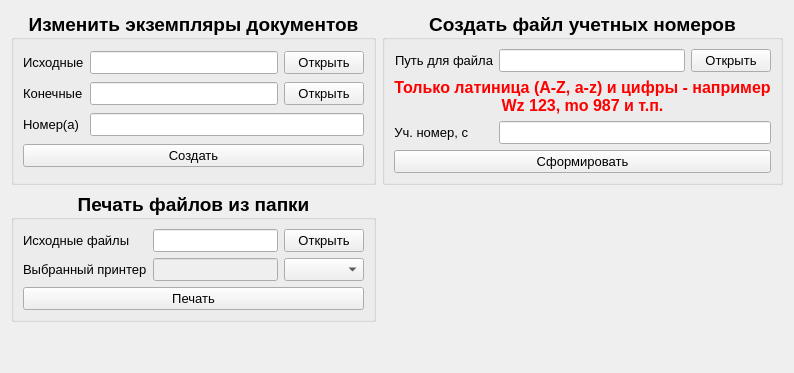
      <widget class="QWidget" name="module">
       <attribute name="title">
        <string>Дополнительные модули</string>
       </attribute>
       <layout class="QGridLayout" name="gridLayout_30">
        <item row="2" column="1">
         <spacer name="verticalSpacer_2">
          <property name="orientation">
           <enum>Qt::Vertical</enum>
          </property>
          <property name="sizeHint" stdset="0">
           <size>
            <width>20</width>
            <height>40</height>
           </size>
          </property>
         </spacer>
        </item>
        <item row="1" column="0">
         <widget class="QGroupBox" name="groupBox_print_files">
          <property name="font">
           <font>
            <pointsize>14</pointsize>
            <weight>75</weight>
            <bold>true</bold>
           </font>
          </property>
          <property name="title">
           <string>Печать файлов из папки</string>
          </property>
          <property name="alignment">
           <set>Qt::AlignCenter</set>
          </property>
          <layout class="QGridLayout" name="gridLayout_7">
           <item row="0" column="0">
            <widget class="QLabel" name="label_print_files">
             <property name="sizePolicy">
              <sizepolicy hsizetype="Fixed" vsizetype="Preferred">
               <horstretch>0</horstretch>
               <verstretch>0</verstretch>
              </sizepolicy>
             </property>
             <property name="font">
              <font>
               <pointsize>10</pointsize>
               <weight>50</weight>
               <bold>false</bold>
              </font>
             </property>
             <property name="text">
              <string>Исходные файлы</string>
             </property>
            </widget>
           </item>
           <item row="2" column="0">
            <widget class="QLabel" name="label_module_printer">
             <property name="sizePolicy">
              <sizepolicy hsizetype="Fixed" vsizetype="Preferred">
               <horstretch>0</horstretch>
               <verstretch>0</verstretch>
              </sizepolicy>
             </property>
             <property name="font">
              <font>
               <pointsize>10</pointsize>
               <weight>50</weight>
               <bold>false</bold>
              </font>
             </property>
             <property name="text">
              <string>Выбранный принтер</string>
             </property>
            </widget>
           </item>
           <item row="0" column="3">
            <widget class="QPushButton" name="pushButton_module_path_print_files_dir">
             <property name="sizePolicy">
              <sizepolicy hsizetype="Fixed" vsizetype="Fixed">
               <horstretch>0</horstretch>
               <verstretch>0</verstretch>
              </sizepolicy>
             </property>
             <property name="font">
              <font>
               <pointsize>10</pointsize>
               <weight>50</weight>
               <bold>false</bold>
              </font>
             </property>
             <property name="text">
              <string>Открыть</string>
             </property>
            </widget>
           </item>
           <item row="3" column="0" colspan="4">
            <widget class="QPushButton" name="pushButton_module_print_files">
             <property name="font">
              <font>
               <pointsize>10</pointsize>
               <weight>50</weight>
               <bold>false</bold>
              </font>
             </property>
             <property name="text">
              <string>Печать</string>
             </property>
            </widget>
           </item>
           <item row="0" column="1" colspan="2">
            <widget class="QLineEdit" name="lineEdit_module_path_print_files_dir">
             <property name="sizePolicy">
              <sizepolicy hsizetype="Preferred" vsizetype="Fixed">
               <horstretch>0</horstretch>
               <verstretch>0</verstretch>
              </sizepolicy>
             </property>
             <property name="font">
              <font>
               <pointsize>10</pointsize>
               <weight>50</weight>
               <bold>false</bold>
              </font>
             </property>
            </widget>
           </item>
           <item row="2" column="1" colspan="3">
            <layout class="QHBoxLayout" name="horizontalLayout_4">
             <item>
              <widget class="QLineEdit" name="lineEdit_module_printer">
               <property name="enabled">
                <bool>false</bool>
               </property>
               <property name="font">
                <font>
                 <pointsize>10</pointsize>
                 <weight>50</weight>
                 <bold>false</bold>
                </font>
               </property>
              </widget>
             </item>
             <item>
              <widget class="QComboBox" name="comboBox_module_select_printer">
               <property name="sizePolicy">
                <sizepolicy hsizetype="Expanding" vsizetype="Fixed">
                 <horstretch>0</horstretch>
                 <verstretch>0</verstretch>
                </sizepolicy>
               </property>
               <property name="font">
                <font>
                 <pointsize>10</pointsize>
                 <weight>50</weight>
                 <bold>false</bold>
                </font>
               </property>
              </widget>
             </item>
            </layout>
           </item>
          </layout>
         </widget>
        </item>
        <item row="2" column="0">
         <spacer name="verticalSpacer">
          <property name="orientation">
           <enum>Qt::Vertical</enum>
          </property>
          <property name="sizeHint" stdset="0">
           <size>
            <width>20</width>
            <height>40</height>
           </size>
          </property>
         </spacer>
        </item>
        <item row="0" column="1">
         <widget class="QGroupBox" name="groupBox_account_number">
          <property name="font">
           <font>
            <pointsize>14</pointsize>
            <weight>75</weight>
            <bold>true</bold>
           </font>
          </property>
          <property name="title">
           <string>Создать файл учетных номеров</string>
          </property>
          <property name="alignment">
           <set>Qt::AlignCenter</set>
          </property>
          <layout class="QGridLayout" name="gridLayout_32">
           <item row="0" column="3">
            <widget class="QPushButton" name="pushButton_module_path_account_dir">
             <property name="sizePolicy">
              <sizepolicy hsizetype="Fixed" vsizetype="Fixed">
               <horstretch>0</horstretch>
               <verstretch>0</verstretch>
              </sizepolicy>
             </property>
             <property name="font">
              <font>
               <pointsize>10</pointsize>
               <weight>50</weight>
               <bold>false</bold>
              </font>
             </property>
             <property name="text">
              <string>Открыть</string>
             </property>
            </widget>
           </item>
           <item row="2" column="0">
            <widget class="QLabel" name="label_module_account_number">
             <property name="sizePolicy">
              <sizepolicy hsizetype="Fixed" vsizetype="Preferred">
               <horstretch>0</horstretch>
               <verstretch>0</verstretch>
              </sizepolicy>
             </property>
             <property name="font">
              <font>
               <pointsize>10</pointsize>
               <weight>50</weight>
               <bold>false</bold>
              </font>
             </property>
             <property name="text">
              <string>Уч. номер, с</string>
             </property>
             <property name="alignment">
              <set>Qt::AlignRight|Qt::AlignTrailing|Qt::AlignVCenter</set>
             </property>
            </widget>
           </item>
           <item row="0" column="1" colspan="2">
            <widget class="QLineEdit" name="lineEdit_module_path_account_finish_dir">
             <property name="font">
              <font>
               <pointsize>10</pointsize>
               <weight>50</weight>
               <bold>false</bold>
              </font>
             </property>
            </widget>
           </item>
           <item row="0" column="0">
            <widget class="QLabel" name="label_account_path_dir">
             <property name="sizePolicy">
              <sizepolicy hsizetype="Fixed" vsizetype="Preferred">
               <horstretch>0</horstretch>
               <verstretch>0</verstretch>
              </sizepolicy>
             </property>
             <property name="font">
              <font>
               <pointsize>10</pointsize>
               <weight>50</weight>
               <bold>false</bold>
              </font>
             </property>
             <property name="text">
              <string>Путь для файла</string>
             </property>
             <property name="alignment">
              <set>Qt::AlignRight|Qt::AlignTrailing|Qt::AlignVCenter</set>
             </property>
            </widget>
           </item>
           <item row="1" column="0" colspan="4">
            <widget class="QLabel" name="label_info_account_number">
             <property name="sizePolicy">
              <sizepolicy hsizetype="Preferred" vsizetype="Fixed">
               <horstretch>0</horstretch>
               <verstretch>0</verstretch>
              </sizepolicy>
             </property>
             <property name="palette">
              <palette>
               <active>
                <colorrole role="WindowText">
                 <brush brushstyle="SolidPattern">
                  <color alpha="255">
                   <red>255</red>
                   <green>0</green>
                   <blue>0</blue>
                  </color>
                 </brush>
                </colorrole>
               </active>
               <inactive>
                <colorrole role="WindowText">
                 <brush brushstyle="SolidPattern">
                  <color alpha="255">
                   <red>255</red>
                   <green>0</green>
                   <blue>0</blue>
                  </color>
                 </brush>
                </colorrole>
               </inactive>
               <disabled>
                <colorrole role="WindowText">
                 <brush brushstyle="SolidPattern">
                  <color alpha="255">
                   <red>120</red>
                   <green>120</green>
                   <blue>120</blue>
                  </color>
                 </brush>
                </colorrole>
               </disabled>
              </palette>
             </property>
             <property name="font">
              <font>
               <pointsize>12</pointsize>
               <weight>75</weight>
               <bold>true</bold>
              </font>
             </property>
             <property name="frameShape">
              <enum>QFrame::NoFrame</enum>
             </property>
             <property name="frameShadow">
              <enum>QFrame::Plain</enum>
             </property>
             <property name="text">
              <string>Только латиница (A-Z, a-z) и цифры - например Wz 123, mo 987 и т.п.</string>
             </property>
             <property name="textFormat">
              <enum>Qt::PlainText</enum>
             </property>
             <property name="alignment">
              <set>Qt::AlignCenter</set>
             </property>
             <property name="wordWrap">
              <bool>true</bool>
             </property>
             <property name="margin">
              <number>0</number>
             </property>
            </widget>
           </item>
           <item row="3" column="0" colspan="4">
            <widget class="QPushButton" name="pushButton_module_create_account_number">
             <property name="font">
              <font>
               <pointsize>10</pointsize>
               <weight>50</weight>
               <bold>false</bold>
              </font>
             </property>
             <property name="text">
              <string>Сформировать</string>
             </property>
            </widget>
           </item>
           <item row="2" column="1" colspan="3">
            <widget class="QLineEdit" name="lineEdit_module_account_number">
             <property name="enabled">
              <bool>true</bool>
             </property>
             <property name="sizePolicy">
              <sizepolicy hsizetype="Preferred" vsizetype="Fixed">
               <horstretch>0</horstretch>
               <verstretch>0</verstretch>
              </sizepolicy>
             </property>
             <property name="font">
              <font>
               <pointsize>10</pointsize>
               <weight>50</weight>
               <bold>false</bold>
              </font>
             </property>
            </widget>
           </item>
          </layout>
         </widget>
        </item>
        <item row="0" column="0">
         <widget class="QGroupBox" name="groupBox_instance">
          <property name="font">
           <font>
            <pointsize>14</pointsize>
            <weight>75</weight>
            <bold>true</bold>
           </font>
          </property>
          <property name="title">
           <string>Изменить экземпляры документов</string>
          </property>
          <property name="alignment">
           <set>Qt::AlignCenter</set>
          </property>
          <property name="flat">
           <bool>false</bool>
          </property>
          <layout class="QGridLayout" name="gridLayout_33">
           <item row="0" column="0">
            <widget class="QLabel" name="label_instance_start">
             <property name="sizePolicy">
              <sizepolicy hsizetype="Fixed" vsizetype="Preferred">
               <horstretch>0</horstretch>
               <verstretch>0</verstretch>
              </sizepolicy>
             </property>
             <property name="font">
              <font>
               <pointsize>10</pointsize>
               <weight>50</weight>
               <bold>false</bold>
              </font>
             </property>
             <property name="text">
              <string>Исходные</string>
             </property>
            </widget>
           </item>
           <item row="0" column="1" colspan="2">
            <widget class="QLineEdit" name="lineEdit_module_path_instance_start_dir">
             <property name="sizePolicy">
              <sizepolicy hsizetype="Preferred" vsizetype="Fixed">
               <horstretch>0</horstretch>
               <verstretch>0</verstretch>
              </sizepolicy>
             </property>
             <property name="font">
              <font>
               <pointsize>10</pointsize>
               <weight>50</weight>
               <bold>false</bold>
              </font>
             </property>
            </widget>
           </item>
           <item row="0" column="3">
            <widget class="QPushButton" name="pushButton_module_path_start_instance_dir">
             <property name="sizePolicy">
              <sizepolicy hsizetype="Fixed" vsizetype="Fixed">
               <horstretch>0</horstretch>
               <verstretch>0</verstretch>
              </sizepolicy>
             </property>
             <property name="font">
              <font>
               <pointsize>10</pointsize>
               <weight>50</weight>
               <bold>false</bold>
              </font>
             </property>
             <property name="text">
              <string>Открыть</string>
             </property>
            </widget>
           </item>
           <item row="1" column="0">
            <widget class="QLabel" name="label_instance_finish">
             <property name="sizePolicy">
              <sizepolicy hsizetype="Fixed" vsizetype="Preferred">
               <horstretch>0</horstretch>
               <verstretch>0</verstretch>
              </sizepolicy>
             </property>
             <property name="font">
              <font>
               <pointsize>10</pointsize>
               <weight>50</weight>
               <bold>false</bold>
              </font>
             </property>
             <property name="text">
              <string>Конечные</string>
             </property>
            </widget>
           </item>
           <item row="1" column="1" colspan="2">
            <widget class="QLineEdit" name="lineEdit_module_path_instance_finish_dir">
             <property name="sizePolicy">
              <sizepolicy hsizetype="Preferred" vsizetype="Fixed">
               <horstretch>0</horstretch>
               <verstretch>0</verstretch>
              </sizepolicy>
             </property>
             <property name="font">
              <font>
               <pointsize>10</pointsize>
               <weight>50</weight>
               <bold>false</bold>
              </font>
             </property>
            </widget>
           </item>
           <item row="1" column="3">
            <widget class="QPushButton" name="pushButton_module_path_finish_instance_dir">
             <property name="sizePolicy">
              <sizepolicy hsizetype="Fixed" vsizetype="Fixed">
               <horstretch>0</horstretch>
               <verstretch>0</verstretch>
              </sizepolicy>
             </property>
             <property name="font">
              <font>
               <pointsize>10</pointsize>
               <weight>50</weight>
               <bold>false</bold>
              </font>
             </property>
             <property name="text">
              <string>Открыть</string>
             </property>
            </widget>
           </item>
           <item row="2" column="0">
            <widget class="QLabel" name="label_instance_number">
             <property name="sizePolicy">
              <sizepolicy hsizetype="Fixed" vsizetype="Preferred">
               <horstretch>0</horstretch>
               <verstretch>0</verstretch>
              </sizepolicy>
             </property>
             <property name="font">
              <font>
               <pointsize>10</pointsize>
               <weight>50</weight>
               <bold>false</bold>
              </font>
             </property>
             <property name="text">
              <string>Номер(а)</string>
             </property>
            </widget>
           </item>
           <item row="2" column="1" colspan="3">
            <widget class="QLineEdit" name="lineEdit_module_number_instance">
             <property name="sizePolicy">
              <sizepolicy hsizetype="Preferred" vsizetype="Fixed">
               <horstretch>0</horstretch>
               <verstretch>0</verstretch>
              </sizepolicy>
             </property>
             <property name="font">
              <font>
               <pointsize>10</pointsize>
               <weight>50</weight>
               <bold>false</bold>
              </font>
             </property>
            </widget>
           </item>
           <item row="3" column="0" colspan="4">
            <widget class="QPushButton" name="pushButton_module_create_number_instance">
             <property name="font">
              <font>
               <pointsize>10</pointsize>
               <weight>50</weight>
               <bold>false</bold>
              </font>
             </property>
             <property name="text">
              <string>Создать</string>
             </property>
            </widget>
           </item>
          </layout>
         </widget>
        </item>
       </layout>
      </widget>
